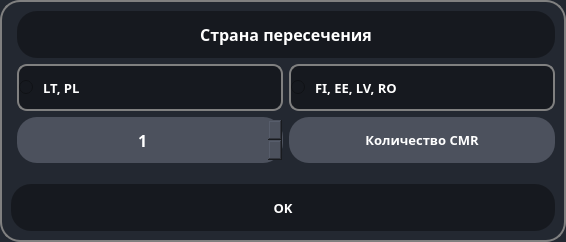
<?xml version="1.0" encoding="UTF-8"?>
<ui version="4.0">
 <class>Qauntity_Border_CMR</class>
 <widget class="QDialog" name="Qauntity_Border_CMR">
  <property name="geometry">
   <rect>
    <x>0</x>
    <y>0</y>
    <width>566</width>
    <height>242</height>
   </rect>
  </property>
  <property name="sizePolicy">
   <sizepolicy hsizetype="Expanding" vsizetype="Expanding">
    <horstretch>0</horstretch>
    <verstretch>0</verstretch>
   </sizepolicy>
  </property>
  <property name="windowTitle">
   <string>Количество CMR</string>
  </property>
  <property name="layoutDirection">
   <enum>Qt::LeftToRight</enum>
  </property>
  <property name="styleSheet">
   <string notr="true">QDialog {
    
  
	background-color: rgb(35, 40, 49);
	border: 2px solid gray;
	border-radius: 20px;
        
}
    
    

QPushButton {
    background-color: rgb(22, 25, 31);
    color: white;
    font-size: 10pt;
    font-weight: 700;
    font-family: RussoOne-Regular;
	border: 1px ;
	border-radius: 20px;
}

QPushButton:hover {
    background-color: #666;
}

QPushButton:pressed {
    background-color: #888;
}

QLabel {
    background-color: rgb(22, 25, 31);
    color: white;
    font-size: 12pt;
    font-weight: 700;
    font-family: RussoOne-Regular;
	border: 1px ;
	border-radius: 20px;
}

QRadioButton {
    spacing: 10 px;
    color: white;
    font-family: RussoOne-Regular;
    font-size: 10pt;
    font-weight: 600;
    background-color: rgb(22, 25, 31);
    border: 2px solid grey;
    border-radius: 10px;
   
}</string>
  </property>
  <layout class="QGridLayout" name="gridLayout">
   <item row="0" column="1" colspan="2">
    <widget class="QLabel" name="country_lbl">
     <property name="sizePolicy">
      <sizepolicy hsizetype="Expanding" vsizetype="Preferred">
       <horstretch>0</horstretch>
       <verstretch>0</verstretch>
      </sizepolicy>
     </property>
     <property name="text">
      <string>Страна пересечения</string>
     </property>
     <property name="alignment">
      <set>Qt::AlignCenter</set>
     </property>
    </widget>
   </item>
   <item row="6" column="0" colspan="3">
    <widget class="QPushButton" name="btn_brd_qunt_ok">
     <property name="enabled">
      <bool>true</bool>
     </property>
     <property name="sizePolicy">
      <sizepolicy hsizetype="Expanding" vsizetype="Preferred">
       <horstretch>0</horstretch>
       <verstretch>0</verstretch>
      </sizepolicy>
     </property>
     <property name="text">
      <string>OK</string>
     </property>
    </widget>
   </item>
   <item row="5" column="1">
    <spacer name="verticalSpacer">
     <property name="orientation">
      <enum>Qt::Vertical</enum>
     </property>
     <property name="sizeType">
      <enum>QSizePolicy::Fixed</enum>
     </property>
     <property name="sizeHint" stdset="0">
      <size>
       <width>20</width>
       <height>15</height>
      </size>
     </property>
    </spacer>
   </item>
   <item row="4" column="2">
    <widget class="QLabel" name="lbl_brd_cmr">
     <property name="sizePolicy">
      <sizepolicy hsizetype="Expanding" vsizetype="Preferred">
       <horstretch>0</horstretch>
       <verstretch>0</verstretch>
      </sizepolicy>
     </property>
     <property name="layoutDirection">
      <enum>Qt::RightToLeft</enum>
     </property>
     <property name="styleSheet">
      <string notr="true">QLabel {
    color: white;
    font-family: RussoOne-Regular;
    font-size: 10pt;
    font-weight: 600;
    background: rgb(76, 81, 93);
    min-width: 26ex;
    min-height: 4ex;
	border: 1px;
	border-radius: 20px;
    
}</string>
     </property>
     <property name="text">
      <string>Количество CMR</string>
     </property>
     <property name="alignment">
      <set>Qt::AlignCenter</set>
     </property>
    </widget>
   </item>
   <item row="4" column="1">
    <widget class="QSpinBox" name="spn_qunt">
     <property name="sizePolicy">
      <sizepolicy hsizetype="Preferred" vsizetype="Preferred">
       <horstretch>0</horstretch>
       <verstretch>0</verstretch>
      </sizepolicy>
     </property>
     <property name="layoutDirection">
      <enum>Qt::LeftToRight</enum>
     </property>
     <property name="styleSheet">
      <string notr="true">QSpinBox {
    color: white;
    font-family: RussoOne-Regular;
    font-size: 12pt;
    font-weight: 600;
    background: rgb(76, 81, 93);
    min-width: 26ex;
    min-height: 4ex;
    selection-background-color: rgb(39, 44, 54);
	border: 1px;
	border-radius: 20px;

}

QSpinBox:editable {
    background: rgb(76, 81, 93);
}

QSpinBox:on { 
    background: rgb(76, 81, 93);
}

QSpinBox QAbstractItemView {
  color: white;
  background-color: rgb(76, 81, 93);
  
  selection-background-color: rgb(39, 44, 54);
}</string>
     </property>
     <property name="wrapping">
      <bool>true</bool>
     </property>
     <property name="alignment">
      <set>Qt::AlignCenter</set>
     </property>
     <property name="minimum">
      <number>1</number>
     </property>
     <property name="maximum">
      <number>20</number>
     </property>
    </widget>
   </item>
   <item row="1" column="1">
    <widget class="QRadioButton" name="rdb_lt">
     <property name="sizePolicy">
      <sizepolicy hsizetype="Expanding" vsizetype="Preferred">
       <horstretch>0</horstretch>
       <verstretch>0</verstretch>
      </sizepolicy>
     </property>
     <property name="focusPolicy">
      <enum>Qt::StrongFocus</enum>
     </property>
     <property name="contextMenuPolicy">
      <enum>Qt::ActionsContextMenu</enum>
     </property>
     <property name="layoutDirection">
      <enum>Qt::LeftToRight</enum>
     </property>
     <property name="text">
      <string>LT, PL</string>
     </property>
    </widget>
   </item>
   <item row="1" column="2">
    <widget class="QRadioButton" name="rdb_ee">
     <property name="sizePolicy">
      <sizepolicy hsizetype="Expanding" vsizetype="Preferred">
       <horstretch>0</horstretch>
       <verstretch>0</verstretch>
      </sizepolicy>
     </property>
     <property name="text">
      <string>FI, EE, LV, RO</string>
     </property>
    </widget>
   </item>
  </layout>
 </widget>
 <tabstops>
  <tabstop>spn_qunt</tabstop>
  <tabstop>btn_brd_qunt_ok</tabstop>
 </tabstops>
 <resources/>
 <connections/>
</ui>
